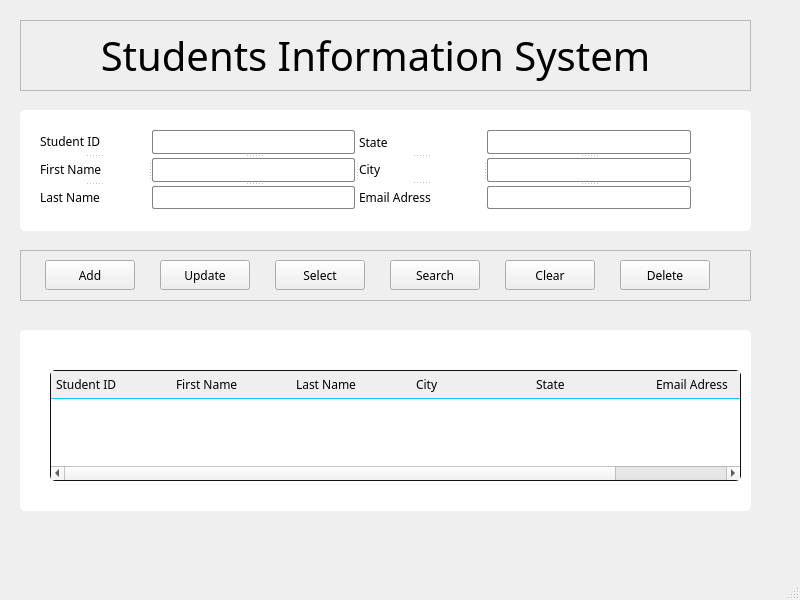
<?xml version="1.0" encoding="UTF-8"?>
<ui version="4.0">
 <class>Form</class>
 <widget class="QMainWindow" name="Form">
  <property name="geometry">
   <rect>
    <x>0</x>
    <y>0</y>
    <width>800</width>
    <height>600</height>
   </rect>
  </property>
  <property name="windowTitle">
   <string>MainWindow</string>
  </property>
  <property name="styleSheet">
   <string notr="true">/* Styles for the info_frame element */
#info_frame {
  background-color: #fff;
  border: none;
  border-radius: 5px;
}
 
/* Styles for labels, input fields, and combo boxes inside &quot;info_frame&quot; */
#info_frame QLabel,
#info_frame QLineEdit,
#info_frame QComboBox,
#function_frame QPushButton,
QHeaderView::section {
  font-family: Segoe UI Semibold;
  font-size: 12px;
}
 
/* Styles for input fields and combo boxes inside info_frame */
#info_frame QLineEdit,
#info_frame QComboBox {
  padding: 4px 5px;
  border: 1px solid #838383;
  border-radius: 2px;
}
 
/* Focus styles for input fields and combo boxes */
#info_frame QLineEdit:focus,
#info_frame QComboBox:focus {
  border-color: #005fff;
}
 
/* Styles for combo boxes drop-down */
QComboBox::drop-down {
  background: transparent;
  border: none;
  margin-right: 5px;
}
 
/* Styles for the down-arrow icon in combo boxes */
QComboBox::down-arrow {
  image: url(:/icons/expand_more.svg);
}
 
/* Style for the result_frame */
#result_frame {
  border-radius: 5px;
  background-color: #fff;
}
 
/* Style for border of QTableWidget */
QTableWidget {
  border-radius: 5px;
  border: 1px solid #0f0f0f;
}
 
/* Style for table header section */
QHeaderView::section {
  border: none;
  border-bottom: 1px solid #0fc6ff;
  text-align: left;
  padding: 3px 5px;
}
 
/* Styles for table items */
QTableWidget::item {
  border-bottom: 1px solid #0fc6ff;
  color: #000;
  padding-left: 5px;
}</string>
  </property>
  <widget class="QWidget" name="centralwidget">
   <widget class="QFrame" name="info_frame">
    <property name="geometry">
     <rect>
      <x>20</x>
      <y>110</y>
      <width>731</width>
      <height>121</height>
     </rect>
    </property>
    <property name="frameShape">
     <enum>QFrame::Shape::StyledPanel</enum>
    </property>
    <property name="frameShadow">
     <enum>QFrame::Shadow::Raised</enum>
    </property>
    <widget class="QLineEdit" name="lineEdit_7">
     <property name="geometry">
      <rect>
       <x>400</x>
       <y>190</y>
       <width>113</width>
       <height>21</height>
      </rect>
     </property>
    </widget>
    <widget class="QSplitter" name="splitter_7">
     <property name="geometry">
      <rect>
       <x>20</x>
       <y>20</y>
       <width>651</width>
       <height>79</height>
      </rect>
     </property>
     <property name="orientation">
      <enum>Qt::Orientation::Horizontal</enum>
     </property>
     <widget class="QSplitter" name="splitter_3">
      <property name="orientation">
       <enum>Qt::Orientation::Horizontal</enum>
      </property>
      <property name="handleWidth">
       <number>5</number>
      </property>
      <widget class="QSplitter" name="splitter">
       <property name="orientation">
        <enum>Qt::Orientation::Vertical</enum>
       </property>
       <property name="handleWidth">
        <number>5</number>
       </property>
       <widget class="QLabel" name="label">
        <property name="text">
         <string>Student ID</string>
        </property>
       </widget>
       <widget class="QLabel" name="label_2">
        <property name="text">
         <string>First Name</string>
        </property>
       </widget>
       <widget class="QLabel" name="label_3">
        <property name="text">
         <string>Last Name</string>
        </property>
       </widget>
      </widget>
      <widget class="QSplitter" name="splitter_2">
       <property name="orientation">
        <enum>Qt::Orientation::Vertical</enum>
       </property>
       <widget class="QLineEdit" name="lineEdit"/>
       <widget class="QLineEdit" name="lineEdit_2"/>
       <widget class="QLineEdit" name="lineEdit_3"/>
      </widget>
     </widget>
     <widget class="QSplitter" name="splitter_6">
      <property name="orientation">
       <enum>Qt::Orientation::Horizontal</enum>
      </property>
      <widget class="QSplitter" name="splitter_4">
       <property name="orientation">
        <enum>Qt::Orientation::Vertical</enum>
       </property>
       <widget class="QLabel" name="label_4">
        <property name="text">
         <string>State</string>
        </property>
       </widget>
       <widget class="QLabel" name="label_5">
        <property name="text">
         <string>City</string>
        </property>
       </widget>
       <widget class="QLabel" name="label_6">
        <property name="text">
         <string>Email Adress</string>
        </property>
       </widget>
      </widget>
      <widget class="QSplitter" name="splitter_5">
       <property name="orientation">
        <enum>Qt::Orientation::Vertical</enum>
       </property>
       <widget class="QComboBox" name="comboBox"/>
       <widget class="QComboBox" name="comboBox_2"/>
       <widget class="QLineEdit" name="lineEdit_6"/>
      </widget>
     </widget>
    </widget>
   </widget>
   <widget class="QFrame" name="result_frame">
    <property name="geometry">
     <rect>
      <x>20</x>
      <y>330</y>
      <width>731</width>
      <height>181</height>
     </rect>
    </property>
    <property name="frameShape">
     <enum>QFrame::Shape::StyledPanel</enum>
    </property>
    <property name="frameShadow">
     <enum>QFrame::Shadow::Raised</enum>
    </property>
    <widget class="QTableWidget" name="tableWidget">
     <property name="geometry">
      <rect>
       <x>30</x>
       <y>40</y>
       <width>691</width>
       <height>111</height>
      </rect>
     </property>
     <property name="focusPolicy">
      <enum>Qt::FocusPolicy::NoFocus</enum>
     </property>
     <property name="showGrid">
      <bool>false</bool>
     </property>
     <attribute name="horizontalHeaderMinimumSectionSize">
      <number>50</number>
     </attribute>
     <attribute name="horizontalHeaderDefaultSectionSize">
      <number>120</number>
     </attribute>
     <attribute name="verticalHeaderVisible">
      <bool>false</bool>
     </attribute>
     <column>
      <property name="text">
       <string>Student ID</string>
      </property>
      <property name="textAlignment">
       <set>AlignLeading|AlignVCenter</set>
      </property>
     </column>
     <column>
      <property name="text">
       <string>First Name</string>
      </property>
      <property name="textAlignment">
       <set>AlignLeading|AlignVCenter</set>
      </property>
     </column>
     <column>
      <property name="text">
       <string>Last Name</string>
      </property>
      <property name="textAlignment">
       <set>AlignLeading|AlignVCenter</set>
      </property>
     </column>
     <column>
      <property name="text">
       <string>City</string>
      </property>
      <property name="textAlignment">
       <set>AlignLeading|AlignVCenter</set>
      </property>
     </column>
     <column>
      <property name="text">
       <string>State</string>
      </property>
      <property name="textAlignment">
       <set>AlignLeading|AlignVCenter</set>
      </property>
     </column>
     <column>
      <property name="text">
       <string>Email Adress</string>
      </property>
      <property name="textAlignment">
       <set>AlignLeading|AlignVCenter</set>
      </property>
     </column>
    </widget>
   </widget>
   <widget class="QFrame" name="function_frame">
    <property name="geometry">
     <rect>
      <x>20</x>
      <y>250</y>
      <width>731</width>
      <height>51</height>
     </rect>
    </property>
    <property name="frameShape">
     <enum>QFrame::Shape::StyledPanel</enum>
    </property>
    <property name="frameShadow">
     <enum>QFrame::Shadow::Raised</enum>
    </property>
    <widget class="QPushButton" name="add_btn">
     <property name="geometry">
      <rect>
       <x>25</x>
       <y>10</y>
       <width>90</width>
       <height>30</height>
      </rect>
     </property>
     <property name="text">
      <string>Add</string>
     </property>
     <property name="icon">
      <iconset>
       <normaloff>icons/add.svg</normaloff>icons/add.svg</iconset>
     </property>
     <property name="iconSize">
      <size>
       <width>20</width>
       <height>20</height>
      </size>
     </property>
    </widget>
    <widget class="QPushButton" name="update_btn">
     <property name="geometry">
      <rect>
       <x>140</x>
       <y>10</y>
       <width>90</width>
       <height>30</height>
      </rect>
     </property>
     <property name="text">
      <string>Update</string>
     </property>
     <property name="icon">
      <iconset>
       <normaloff>icons/update.svg</normaloff>icons/update.svg</iconset>
     </property>
     <property name="iconSize">
      <size>
       <width>20</width>
       <height>20</height>
      </size>
     </property>
    </widget>
    <widget class="QPushButton" name="select_btn">
     <property name="geometry">
      <rect>
       <x>255</x>
       <y>10</y>
       <width>90</width>
       <height>30</height>
      </rect>
     </property>
     <property name="text">
      <string>Select</string>
     </property>
     <property name="icon">
      <iconset>
       <normaloff>icons/select.svg</normaloff>icons/select.svg</iconset>
     </property>
     <property name="iconSize">
      <size>
       <width>20</width>
       <height>20</height>
      </size>
     </property>
    </widget>
    <widget class="QPushButton" name="search_btn">
     <property name="geometry">
      <rect>
       <x>370</x>
       <y>10</y>
       <width>90</width>
       <height>30</height>
      </rect>
     </property>
     <property name="text">
      <string>Search</string>
     </property>
     <property name="icon">
      <iconset>
       <normaloff>icons/search.svg</normaloff>icons/search.svg</iconset>
     </property>
     <property name="iconSize">
      <size>
       <width>20</width>
       <height>20</height>
      </size>
     </property>
    </widget>
    <widget class="QPushButton" name="clear_btn">
     <property name="geometry">
      <rect>
       <x>485</x>
       <y>10</y>
       <width>90</width>
       <height>30</height>
      </rect>
     </property>
     <property name="text">
      <string>Clear</string>
     </property>
     <property name="icon">
      <iconset>
       <normaloff>icons/clear.svg</normaloff>icons/clear.svg</iconset>
     </property>
     <property name="iconSize">
      <size>
       <width>20</width>
       <height>20</height>
      </size>
     </property>
    </widget>
    <widget class="QPushButton" name="delete_btn">
     <property name="geometry">
      <rect>
       <x>600</x>
       <y>10</y>
       <width>90</width>
       <height>30</height>
      </rect>
     </property>
     <property name="text">
      <string>Delete</string>
     </property>
     <property name="icon">
      <iconset>
       <normaloff>icons/delete.svg</normaloff>icons/delete.svg</iconset>
     </property>
     <property name="iconSize">
      <size>
       <width>20</width>
       <height>20</height>
      </size>
     </property>
    </widget>
   </widget>
   <widget class="QFrame" name="frame_4">
    <property name="geometry">
     <rect>
      <x>20</x>
      <y>20</y>
      <width>731</width>
      <height>71</height>
     </rect>
    </property>
    <property name="frameShape">
     <enum>QFrame::Shape::StyledPanel</enum>
    </property>
    <property name="frameShadow">
     <enum>QFrame::Shadow::Raised</enum>
    </property>
    <widget class="QLabel" name="title_label">
     <property name="geometry">
      <rect>
       <x>50</x>
       <y>10</y>
       <width>611</width>
       <height>51</height>
      </rect>
     </property>
     <property name="font">
      <font>
       <family>Blackadder ITC</family>
       <pointsize>30</pointsize>
      </font>
     </property>
     <property name="text">
      <string>Students Information System</string>
     </property>
     <property name="alignment">
      <set>Qt::AlignmentFlag::AlignCenter</set>
     </property>
    </widget>
   </widget>
  </widget>
  <widget class="QMenuBar" name="menubar">
   <property name="geometry">
    <rect>
     <x>0</x>
     <y>0</y>
     <width>800</width>
     <height>33</height>
    </rect>
   </property>
  </widget>
  <widget class="QStatusBar" name="statusbar"/>
 </widget>
 <resources/>
 <connections/>
</ui>
